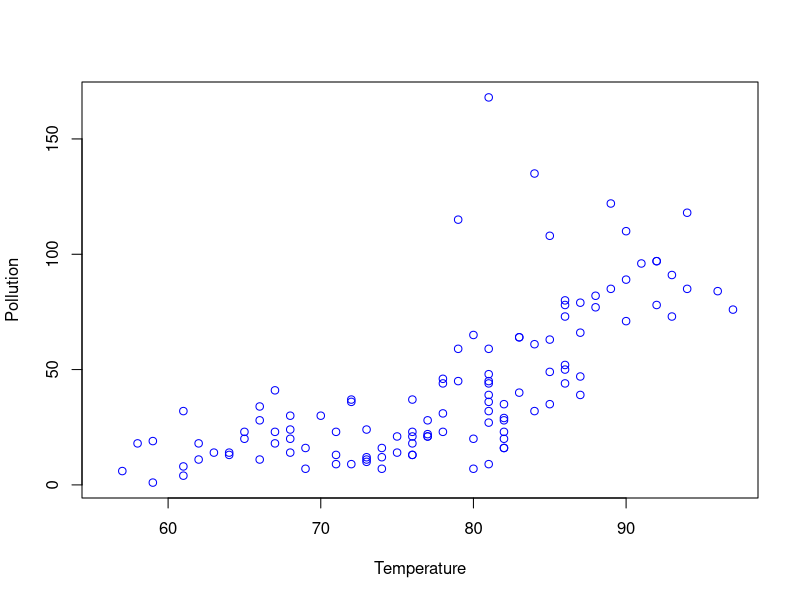
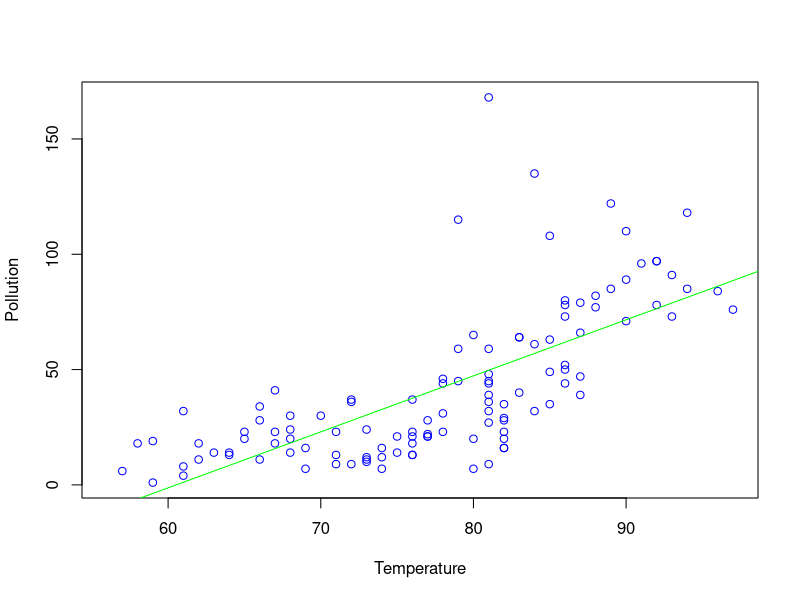
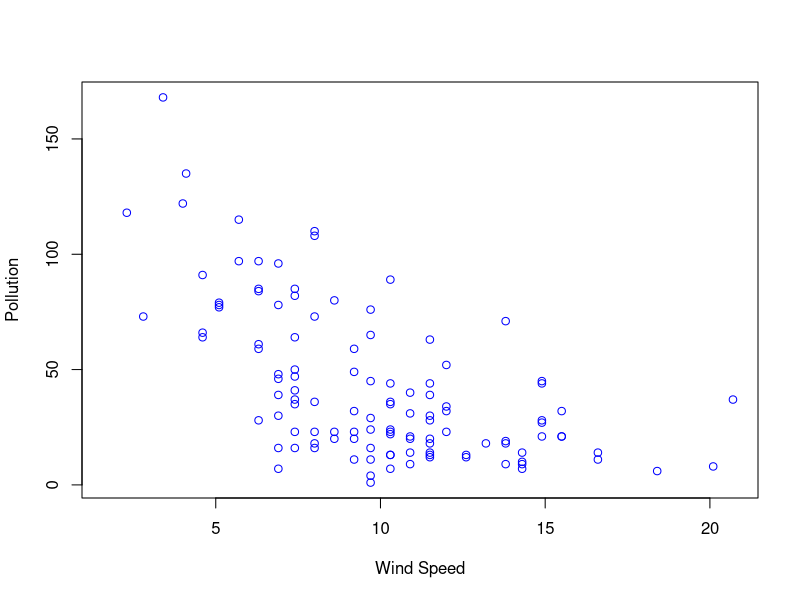
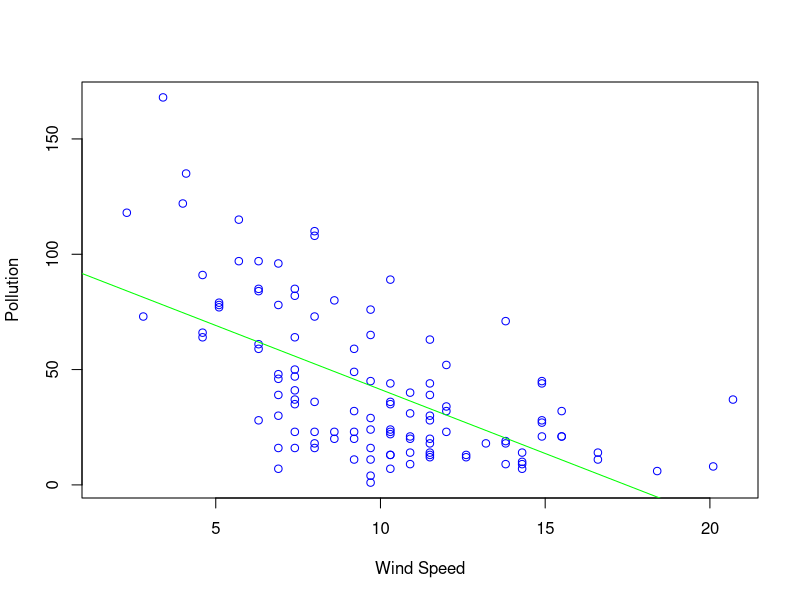
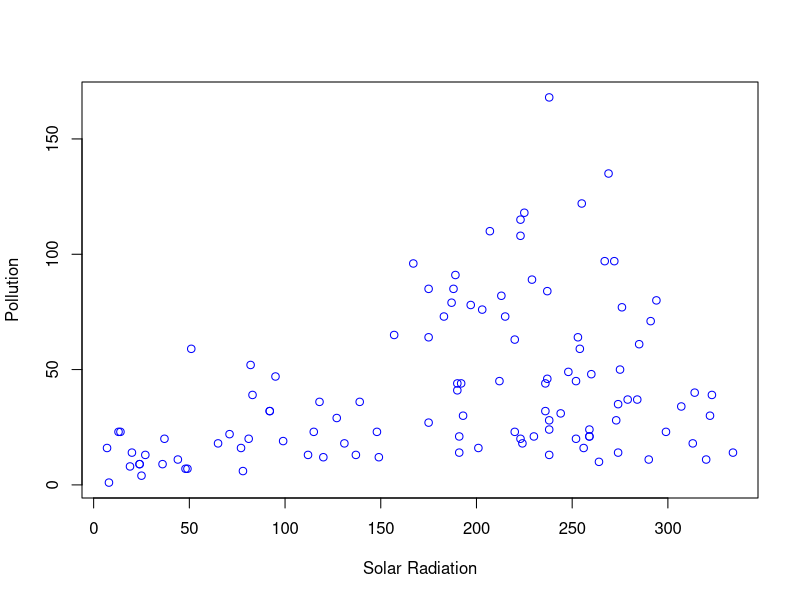
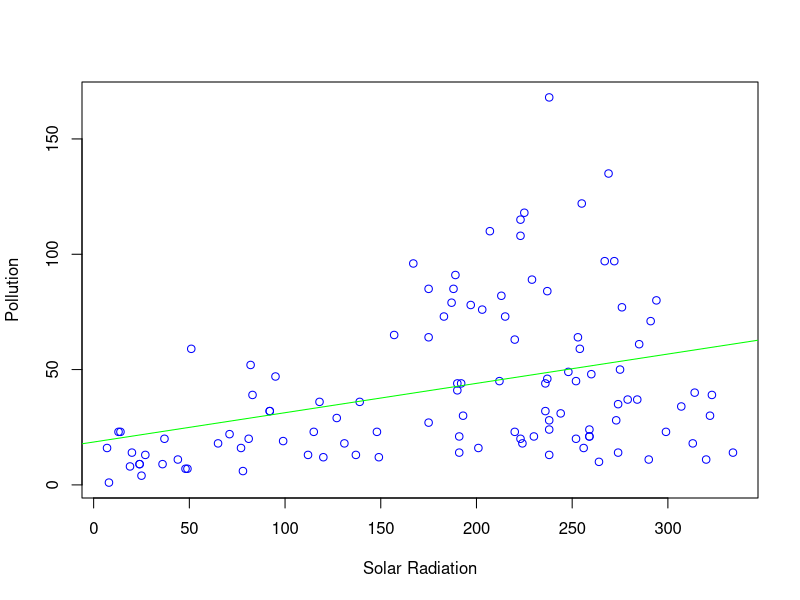

Reproduce these figures in R, in order.
## ---- chunk 1
knitr::opts_chunk$set(echo = TRUE)
## ---- chunk 2
plot(airquality$Temp, airquality$Ozone, col='blue', xlab="Temperature", ylab="Pollution")
## ---- chunk 3
cor(airquality$Temp, airquality$Ozone, use='complete.obs')
## ---- chunk 4
model <- lm(airquality$Ozone ~ airquality$Temp)
summary(model)
## ---- chunk 5
plot(airquality$Temp, airquality$Ozone, col='blue', xlab="Temperature", ylab="Pollution")
abline(model, col='green')
## ---- chunk 6
plot(airquality$Wind, airquality$Ozone, col='blue', xlab="Wind Speed", ylab="Pollution")
## ---- chunk 7
cor(airquality$Wind, airquality$Ozone, use='complete.obs')
## ---- chunk 8
model <- lm(airquality$Ozone ~ airquality$Wind)
summary(model)
## ---- chunk 9
plot(airquality$Wind, airquality$Ozone, col='blue', xlab="Wind Speed", ylab="Pollution")
abline(model, col='green')
## ---- chunk 10
plot(airquality$Solar.R, airquality$Ozone, col='blue', xlab="Solar Radiation", ylab="Pollution")
## ---- chunk 11
cor(airquality$Solar.R, airquality$Ozone, use='complete.obs')
## ---- chunk 12
model <- lm(airquality$Ozone ~ airquality$Solar.R)
summary(model)
## ---- chunk 13
plot(airquality$Solar.R, airquality$Ozone, col='blue', xlab="Solar Radiation", ylab="Pollution")
abline(model, col='green')
